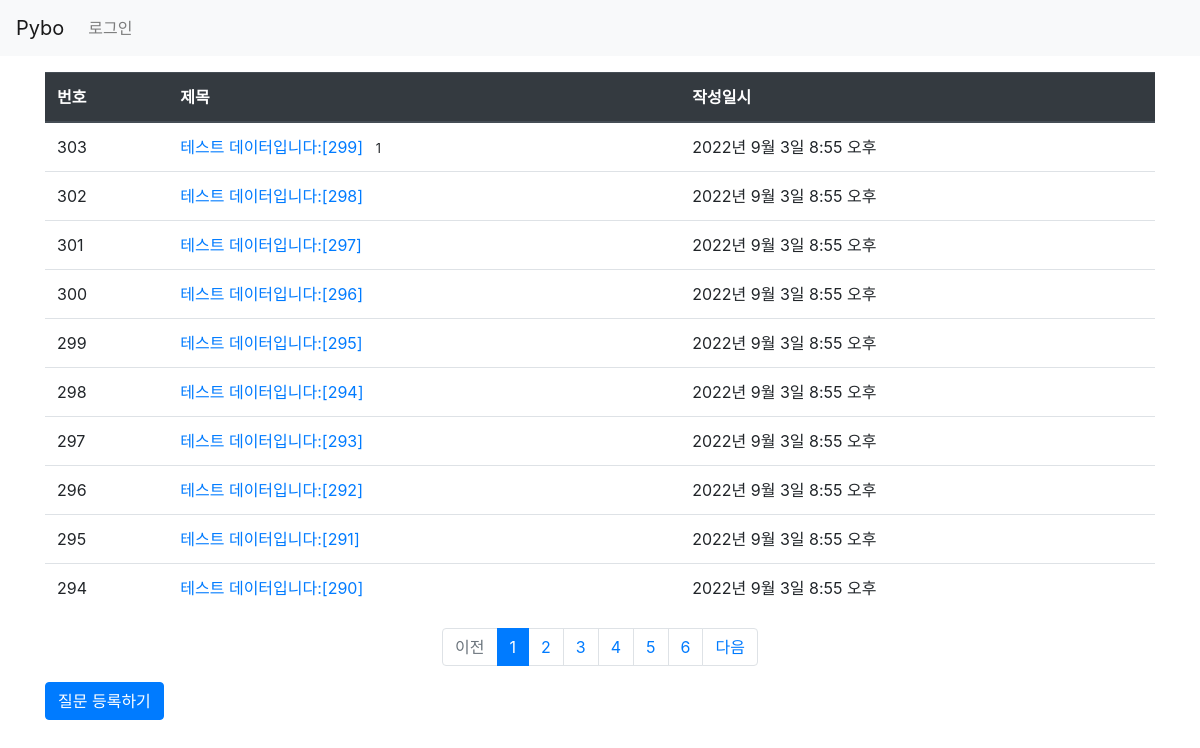
The page / on the database its author committed.
### pybo/models.py (models this page shows, shortened)
class Question(models.Model):
    author = models.ForeignKey(User, on_delete=models.CASCADE)
    subject =models.CharField(max_length=200)
    content = models.TextField()
    create_date=models.DateTimeField()

### pybo/views.py (the view)
# urls.py: path('',views.index, name='index'),
def index (request):
    page = request.GET.get('page','1')
    question_list=Question.objects.order_by('-create_date')
    paginator = Paginator(question_list, 10)
    page_obj = paginator.get_page(page)
    context = {'question_list':page_obj}
    return render(request,'pybo/question_list.html',context)

### pybo/templatetags/pybo_filter.py (called while the page is built)
@register.filter
def sub(value, arg):
    return value - arg

### templates/pybo/question_list.html
{% extends 'base.html' %}
{% load pybo_filter %}
{% block content %}
    <div class="container my-3">
        <table class="table">
            <thead>
            <tr class="thead-dark">
                <th>번호 </th>
                <th>제목 </th>
                <th>작성일시 </th>
            </tr>
            </thead>
            <tbody>
            {% if question_list %}
            {% for question in question_list %}
            <tr>
                <td>{{ question_list.paginator.count|sub:question_list.start_index|sub:forloop.counter0|add:1  }}</td>
                <td>
                    <a href="{% url 'pybo:detail' question.id %}">{{ question.subject }} </a>
                    {% if question.answer_set.count > 0 %}
                    <span class="text=danger small ml-2">
                        {{ question.answer_set.count}}
                    </span>
                    {% endif%}
                </td>
                <td>{{ question.create_date }}</td>
            </tr>
            {% endfor %}
            {% else %}
            <tr>
                <td colspan="3">질문이 없습니다.</td>
            </tr>
            {% endif %}
            </tbody>
        </table>
        <ul class="pagination justify-content-center" >
            {% if question_list.has_previous %}
            <li class="page-item">
                <a class="page-link"
                    href="?page={{ question_list.previous_page_number }}">
                    이전
                </a>
            </li>
            {% else %}
            <li class="page-item disabled">
                <a class="page-link" tabindex="-1" aria-disabled=" true" href="#">
                    이전
                </a>
            </li>
            {% endif %}
            {% for page_number in question_list.paginator.page_range %}
            {% if page_number >= question_list.number|add:-5 and page_number <= question_list.number|add:5 %}
                {% if page_number == question_list.number %}
                <li class="page-item active" aria-current="page">
                    <a class=" page-link" href="?page={{ page_number }}">
                        {{ page_number }}
                    </a>
                </li>
                {% else %}
                <li class=" page-item">
                    <a class="page-link" href="?page={{ page_number }}">
                        {{ page_number }}
                    </a >
                    </li >
                    {% endif %}
                {% endif %}
                {% endfor %}
                {% if question_list.has_next %}
                <li class="page-item" >
                    <a class="page-link"
                        href="?page={{ question_list.next_page_number }}">
                        다음
                    </a>
                </li>
                {% else %}
                <li class="page-item disabled" >
                    <a class="page-link" tabindex="-1" aria-disabled="true" href="#">
                        다음
                    </a>
                </li>
                {% endif %}
            </ul>
        <a href="{% url 'pybo:question_create' %}" class="btn btn-primary">질문 등록하기</a>
    </div>
{% endblock %}

### templates/base.html (shortened to what this page needs)
{% load static %}
<!doctype html >
<html lang="ko">
<head>
    <link rel="stylesheet" type="text/css" href="{% static 'bootstrap.min.css' %}">
    <link rel="stylesheet" type="text/css" href="{% static 'style.css' %}">
</head>
<body>
{% include "navbar.html" %}
{% block content %}
{% endblock %}
</body>
</html>

### templates/navbar.html (shortened to what this page needs)
<nav class="navbar navbar-expand-lg navbar-light bg-light border-bottoom">
    <a class="navbar-brand" href="{%url 'pybo:index' %}">Pybo</a>
    <div class="collapse navbar-collapse flex-grow-0" id="navbarNav">
        <ui class="navbar-nav">
            <il class = "nav-item">
                {% if user.is_authenticated %}
                <a class = "nav-link" href="{% url 'common:logout' %}">
                {{user.username}} (로그아웃)
                </a>
                {% else %}
                <a class="nav-link" href="{% url 'common:login' %}">로그인</a>
                {% endif %}
            </il>
    </div>
</nav>

### rows shown on the page
Question: paginator.count|sub "303", subject "테스트 데이터입니다:[299]", answer_set.count "1", create_date "2022년 9월 3일 8:55 오후"
Question: paginator.count|sub "302", subject "테스트 데이터입니다:[298]", create_date "2022년 9월 3일 8:55 오후"
Question: paginator.count|sub "301", subject "테스트 데이터입니다:[297]", create_date "2022년 9월 3일 8:55 오후"
Question: paginator.count|sub "300", subject "테스트 데이터입니다:[296]", create_date "2022년 9월 3일 8:55 오후"
Question: paginator.count|sub "299", subject "테스트 데이터입니다:[295]", create_date "2022년 9월 3일 8:55 오후"
Question: paginator.count|sub "298", subject "테스트 데이터입니다:[294]", create_date "2022년 9월 3일 8:55 오후"
Question: paginator.count|sub "297", subject "테스트 데이터입니다:[293]", create_date "2022년 9월 3일 8:55 오후"
Question: paginator.count|sub "296", subject "테스트 데이터입니다:[292]", create_date "2022년 9월 3일 8:55 오후"
Question: paginator.count|sub "295", subject "테스트 데이터입니다:[291]", create_date "2022년 9월 3일 8:55 오후"
Question: paginator.count|sub "294", subject "테스트 데이터입니다:[290]", create_date "2022년 9월 3일 8:55 오후"

### other values the page prints
{{ page_number }} "1"
{{ page_number }} "2" "3" "4" "5" "6"
